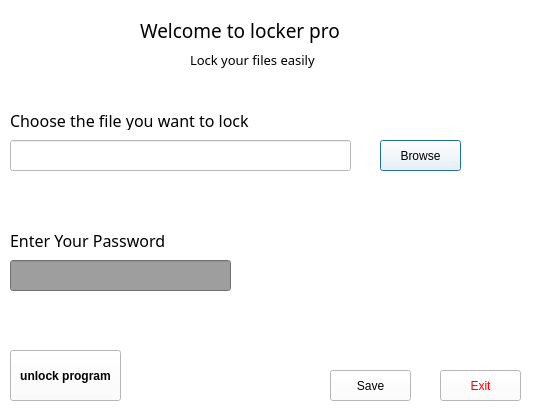
<?xml version="1.0" encoding="UTF-8"?>
<ui version="4.0">
 <class>Dialog</class>
 <widget class="QDialog" name="Dialog">
  <property name="geometry">
   <rect>
    <x>0</x>
    <y>0</y>
    <width>540</width>
    <height>412</height>
   </rect>
  </property>
  <property name="windowTitle">
   <string>Locker pro</string>
  </property>
  <property name="styleSheet">
   <string notr="true">background-color: rgb(255, 255, 255);</string>
  </property>
  <widget class="QLabel" name="label">
   <property name="geometry">
    <rect>
     <x>10</x>
     <y>230</y>
     <width>181</width>
     <height>20</height>
    </rect>
   </property>
   <property name="font">
    <font>
     <family>Maiandra GD</family>
     <pointsize>12</pointsize>
    </font>
   </property>
   <property name="text">
    <string>Enter Your Password</string>
   </property>
  </widget>
  <widget class="QPushButton" name="pushButton">
   <property name="geometry">
    <rect>
     <x>380</x>
     <y>140</y>
     <width>81</width>
     <height>31</height>
    </rect>
   </property>
   <property name="text">
    <string>Browse</string>
   </property>
  </widget>
  <widget class="QLabel" name="label_2">
   <property name="geometry">
    <rect>
     <x>140</x>
     <y>10</y>
     <width>241</width>
     <height>41</height>
    </rect>
   </property>
   <property name="font">
    <font>
     <family>Algerian</family>
     <pointsize>14</pointsize>
    </font>
   </property>
   <property name="text">
    <string>Welcome to locker pro</string>
   </property>
  </widget>
  <widget class="QLabel" name="label_3">
   <property name="geometry">
    <rect>
     <x>190</x>
     <y>50</y>
     <width>141</width>
     <height>20</height>
    </rect>
   </property>
   <property name="font">
    <font>
     <family>Maiandra GD</family>
     <pointsize>10</pointsize>
    </font>
   </property>
   <property name="text">
    <string>Lock your files easily</string>
   </property>
  </widget>
  <widget class="QLabel" name="label_4">
   <property name="geometry">
    <rect>
     <x>10</x>
     <y>110</y>
     <width>251</width>
     <height>20</height>
    </rect>
   </property>
   <property name="font">
    <font>
     <family>Maiandra GD</family>
     <pointsize>12</pointsize>
    </font>
   </property>
   <property name="text">
    <string>Choose the file you want to lock</string>
   </property>
  </widget>
  <widget class="QPushButton" name="pushButton_2">
   <property name="geometry">
    <rect>
     <x>330</x>
     <y>370</y>
     <width>81</width>
     <height>31</height>
    </rect>
   </property>
   <property name="text">
    <string>Save</string>
   </property>
  </widget>
  <widget class="QPushButton" name="pushButton_3">
   <property name="geometry">
    <rect>
     <x>440</x>
     <y>370</y>
     <width>81</width>
     <height>31</height>
    </rect>
   </property>
   <property name="styleSheet">
    <string notr="true">color: rgb(255, 0, 0);</string>
   </property>
   <property name="text">
    <string>Exit</string>
   </property>
  </widget>
  <widget class="QLineEdit" name="lineEdit">
   <property name="geometry">
    <rect>
     <x>10</x>
     <y>140</y>
     <width>341</width>
     <height>31</height>
    </rect>
   </property>
  </widget>
  <widget class="QLineEdit" name="lineEdit_2">
   <property name="geometry">
    <rect>
     <x>10</x>
     <y>260</y>
     <width>221</width>
     <height>31</height>
    </rect>
   </property>
   <property name="styleSheet">
    <string notr="true">background-color: rgb(158, 158, 158);</string>
   </property>
  </widget>
  <widget class="QPushButton" name="pushButton_4">
   <property name="geometry">
    <rect>
     <x>10</x>
     <y>350</y>
     <width>111</width>
     <height>51</height>
    </rect>
   </property>
   <property name="font">
    <font>
     <weight>75</weight>
     <bold>true</bold>
    </font>
   </property>
   <property name="text">
    <string>unlock program</string>
   </property>
  </widget>
 </widget>
 <resources/>
 <connections/>
</ui>
